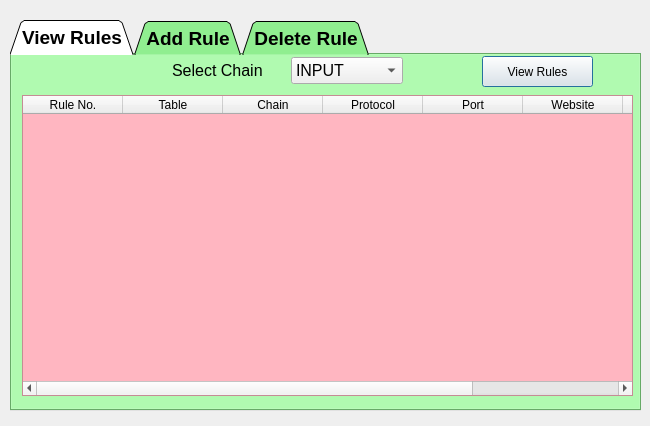
<?xml version="1.0" encoding="UTF-8"?>
<ui version="4.0">
 <class>Dialog</class>
 <widget class="QDialog" name="Dialog">
  <property name="geometry">
   <rect>
    <x>0</x>
    <y>0</y>
    <width>650</width>
    <height>426</height>
   </rect>
  </property>
  <property name="windowTitle">
   <string>Dialog</string>
  </property>
  <widget class="QTabWidget" name="tabWidget_rules">
   <property name="geometry">
    <rect>
     <x>10</x>
     <y>20</y>
     <width>631</width>
     <height>391</height>
    </rect>
   </property>
   <property name="sizePolicy">
    <sizepolicy hsizetype="Expanding" vsizetype="Expanding">
     <horstretch>0</horstretch>
     <verstretch>20</verstretch>
    </sizepolicy>
   </property>
   <property name="font">
    <font>
     <pointsize>14</pointsize>
     <bold>true</bold>
    </font>
   </property>
   <property name="styleSheet">
    <string notr="true">QTabWidget{
	background-color:rgb(144, 238, 144)
}</string>
   </property>
   <property name="tabPosition">
    <enum>QTabWidget::North</enum>
   </property>
   <property name="tabShape">
    <enum>QTabWidget::Triangular</enum>
   </property>
   <property name="currentIndex">
    <number>0</number>
   </property>
   <widget class="QWidget" name="tab_view_rules">
    <attribute name="title">
     <string>View Rules</string>
    </attribute>
    <widget class="QTableWidget" name="tableWidget_view_rules">
     <property name="geometry">
      <rect>
       <x>10</x>
       <y>40</y>
       <width>611</width>
       <height>301</height>
      </rect>
     </property>
     <property name="font">
      <font>
       <pointsize>12</pointsize>
       <bold>false</bold>
      </font>
     </property>
     <property name="cursor" stdset="0">
      <cursorShape>PointingHandCursor</cursorShape>
     </property>
     <property name="styleSheet">
      <string notr="true">QTableWidget{
	background-color:rgb(255, 182, 193)

}</string>
     </property>
     <column>
      <property name="text">
       <string>Rule No.</string>
      </property>
     </column>
     <column>
      <property name="text">
       <string>Table</string>
      </property>
     </column>
     <column>
      <property name="text">
       <string>Chain</string>
      </property>
     </column>
     <column>
      <property name="text">
       <string>Protocol</string>
      </property>
     </column>
     <column>
      <property name="text">
       <string>Port</string>
      </property>
     </column>
     <column>
      <property name="text">
       <string>Website</string>
      </property>
     </column>
     <column>
      <property name="text">
       <string>IP Adress</string>
      </property>
     </column>
     <column>
      <property name="text">
       <string>Action</string>
      </property>
     </column>
    </widget>
    <widget class="QWidget" name="layoutWidget">
     <property name="geometry">
      <rect>
       <x>160</x>
       <y>0</y>
       <width>231</width>
       <height>31</height>
      </rect>
     </property>
     <layout class="QHBoxLayout" name="horizontalLayout_8">
      <item>
       <widget class="QLabel" name="label_select_chain_view_rule">
        <property name="font">
         <font>
          <pointsize>12</pointsize>
         </font>
        </property>
        <property name="text">
         <string>Select Chain</string>
        </property>
       </widget>
      </item>
      <item>
       <widget class="QComboBox" name="comboBox_view_rule_chain">
        <property name="font">
         <font>
          <pointsize>12</pointsize>
         </font>
        </property>
        <item>
         <property name="text">
          <string>INPUT</string>
         </property>
        </item>
        <item>
         <property name="text">
          <string>OUTPUT</string>
         </property>
        </item>
        <item>
         <property name="text">
          <string>FORWARD</string>
         </property>
        </item>
       </widget>
      </item>
     </layout>
    </widget>
    <widget class="QPushButton" name="pushButton_view_all_rules">
     <property name="geometry">
      <rect>
       <x>470</x>
       <y>1</y>
       <width>111</width>
       <height>31</height>
      </rect>
     </property>
     <property name="text">
      <string>View Rules</string>
     </property>
    </widget>
   </widget>
   <widget class="QWidget" name="tab_add_rule">
    <attribute name="title">
     <string>Add Rule</string>
    </attribute>
    <widget class="QWidget" name="layoutWidget">
     <property name="geometry">
      <rect>
       <x>290</x>
       <y>20</y>
       <width>320</width>
       <height>34</height>
      </rect>
     </property>
     <layout class="QHBoxLayout" name="horizontalLayout">
      <item>
       <widget class="QLabel" name="label_3">
        <property name="text">
         <string>Ip Address</string>
        </property>
       </widget>
      </item>
      <item>
       <widget class="QLineEdit" name="lineEdit_ipaddress">
        <property name="placeholderText">
         <string>Enter ip address</string>
        </property>
       </widget>
      </item>
     </layout>
    </widget>
    <widget class="QWidget" name="layoutWidget">
     <property name="geometry">
      <rect>
       <x>290</x>
       <y>80</y>
       <width>171</width>
       <height>34</height>
      </rect>
     </property>
     <layout class="QHBoxLayout" name="horizontalLayout_2">
      <item>
       <widget class="QLabel" name="label_4">
        <property name="text">
         <string>Port #</string>
        </property>
       </widget>
      </item>
      <item>
       <widget class="QLineEdit" name="lineEdit_port">
        <property name="placeholderText">
         <string>Enter Port Number</string>
        </property>
       </widget>
      </item>
     </layout>
    </widget>
    <widget class="QWidget" name="layoutWidget">
     <property name="geometry">
      <rect>
       <x>290</x>
       <y>130</y>
       <width>231</width>
       <height>34</height>
      </rect>
     </property>
     <layout class="QHBoxLayout" name="horizontalLayout_3">
      <item>
       <widget class="QLabel" name="label_6">
        <property name="text">
         <string>Action</string>
        </property>
       </widget>
      </item>
      <item>
       <widget class="QComboBox" name="comboBox_action_type">
        <item>
         <property name="text">
          <string>ACCEPT</string>
         </property>
        </item>
        <item>
         <property name="text">
          <string>DROP</string>
         </property>
        </item>
       </widget>
      </item>
     </layout>
    </widget>
    <widget class="QWidget" name="layoutWidget">
     <property name="geometry">
      <rect>
       <x>10</x>
       <y>190</y>
       <width>591</width>
       <height>151</height>
      </rect>
     </property>
     <layout class="QVBoxLayout" name="verticalLayout_4">
      <item>
       <layout class="QVBoxLayout" name="verticalLayout_3">
        <item>
         <layout class="QHBoxLayout" name="horizontalLayout_4">
          <item>
           <widget class="QLabel" name="label_7">
            <property name="text">
             <string>Website Adress</string>
            </property>
           </widget>
          </item>
          <item>
           <widget class="QLineEdit" name="lineEdit_webAddress">
            <property name="font">
             <font>
              <pointsize>12</pointsize>
              <bold>true</bold>
             </font>
            </property>
            <property name="placeholderText">
             <string>Enter website address </string>
            </property>
           </widget>
          </item>
         </layout>
        </item>
        <item>
         <widget class="QPushButton" name="pushButton_add_rule">
          <property name="enabled">
           <bool>true</bool>
          </property>
          <property name="sizePolicy">
           <sizepolicy hsizetype="Preferred" vsizetype="Fixed">
            <horstretch>0</horstretch>
            <verstretch>0</verstretch>
           </sizepolicy>
          </property>
          <property name="maximumSize">
           <size>
            <width>145</width>
            <height>16777215</height>
           </size>
          </property>
          <property name="cursor">
           <cursorShape>PointingHandCursor</cursorShape>
          </property>
          <property name="styleSheet">
           <string notr="true">QPushButton{
	background-color:rgb(218, 218, 218)
	
}</string>
          </property>
          <property name="text">
           <string>Add Rule</string>
          </property>
          <property name="autoDefault">
           <bool>false</bool>
          </property>
          <property name="default">
           <bool>true</bool>
          </property>
         </widget>
        </item>
       </layout>
      </item>
      <item>
       <widget class="QLabel" name="label_add_rule_msg">
        <property name="font">
         <font>
          <pointsize>12</pointsize>
          <bold>true</bold>
         </font>
        </property>
        <property name="text">
         <string>Message:</string>
        </property>
       </widget>
      </item>
     </layout>
    </widget>
    <widget class="QWidget" name="layoutWidget">
     <property name="geometry">
      <rect>
       <x>20</x>
       <y>70</y>
       <width>211</width>
       <height>31</height>
      </rect>
     </property>
     <layout class="QHBoxLayout" name="horizontalLayout_6">
      <item>
       <widget class="QLabel" name="label_2">
        <property name="text">
         <string>Select Chain</string>
        </property>
       </widget>
      </item>
      <item>
       <widget class="QComboBox" name="comboBox_chain">
        <item>
         <property name="text">
          <string>INPUT</string>
         </property>
        </item>
        <item>
         <property name="text">
          <string>OUTPUT</string>
         </property>
        </item>
        <item>
         <property name="text">
          <string>FORWARD</string>
         </property>
        </item>
        <item>
         <property name="text">
          <string>PREROUTE</string>
         </property>
        </item>
        <item>
         <property name="text">
          <string>POSTROUTE</string>
         </property>
        </item>
       </widget>
      </item>
     </layout>
    </widget>
    <widget class="QWidget" name="layoutWidget">
     <property name="geometry">
      <rect>
       <x>20</x>
       <y>13</y>
       <width>211</width>
       <height>31</height>
      </rect>
     </property>
     <layout class="QHBoxLayout" name="horizontalLayout_5">
      <item>
       <widget class="QLabel" name="label">
        <property name="text">
         <string>Select Table</string>
        </property>
       </widget>
      </item>
      <item>
       <widget class="QComboBox" name="comboBox_table">
        <item>
         <property name="text">
          <string>FILTER</string>
         </property>
        </item>
        <item>
         <property name="text">
          <string>NAT</string>
         </property>
        </item>
        <item>
         <property name="text">
          <string>MANGLE</string>
         </property>
        </item>
        <item>
         <property name="text">
          <string>RAW</string>
         </property>
        </item>
       </widget>
      </item>
     </layout>
    </widget>
    <widget class="QWidget" name="layoutWidget">
     <property name="geometry">
      <rect>
       <x>20</x>
       <y>130</y>
       <width>211</width>
       <height>31</height>
      </rect>
     </property>
     <layout class="QHBoxLayout" name="horizontalLayout_7">
      <item>
       <widget class="QLabel" name="label_5">
        <property name="text">
         <string>Traffic Type</string>
        </property>
       </widget>
      </item>
      <item>
       <widget class="QComboBox" name="comboBox_traffic_type">
        <item>
         <property name="text">
          <string>TCP</string>
         </property>
        </item>
        <item>
         <property name="text">
          <string>ICMP</string>
         </property>
        </item>
        <item>
         <property name="text">
          <string>UDP</string>
         </property>
        </item>
       </widget>
      </item>
     </layout>
    </widget>
   </widget>
   <widget class="QWidget" name="tab_delete_rule">
    <attribute name="title">
     <string>Delete Rule</string>
    </attribute>
    <widget class="QLabel" name="label_delete_rule_msg">
     <property name="geometry">
      <rect>
       <x>30</x>
       <y>270</y>
       <width>511</width>
       <height>31</height>
      </rect>
     </property>
     <property name="font">
      <font>
       <pointsize>12</pointsize>
      </font>
     </property>
     <property name="text">
      <string>Message:</string>
     </property>
    </widget>
    <widget class="QWidget" name="layoutWidget">
     <property name="geometry">
      <rect>
       <x>160</x>
       <y>40</y>
       <width>311</width>
       <height>211</height>
      </rect>
     </property>
     <layout class="QVBoxLayout" name="verticalLayout">
      <item>
       <layout class="QHBoxLayout" name="horizontalLayout_9">
        <item>
         <widget class="QLabel" name="label_9">
          <property name="font">
           <font>
            <pointsize>14</pointsize>
           </font>
          </property>
          <property name="text">
           <string>Select Chain</string>
          </property>
         </widget>
        </item>
        <item>
         <widget class="QComboBox" name="comboBox_delete_rule_chain">
          <property name="font">
           <font>
            <pointsize>12</pointsize>
           </font>
          </property>
          <item>
           <property name="text">
            <string>INPUT</string>
           </property>
          </item>
          <item>
           <property name="text">
            <string>OUTPUT</string>
           </property>
          </item>
          <item>
           <property name="text">
            <string>FORWARD</string>
           </property>
          </item>
         </widget>
        </item>
       </layout>
      </item>
      <item>
       <layout class="QHBoxLayout" name="horizontalLayout_10">
        <item>
         <widget class="QLabel" name="label_enter_rule_number">
          <property name="font">
           <font>
            <pointsize>14</pointsize>
           </font>
          </property>
          <property name="text">
           <string>Enter Rule Number</string>
          </property>
         </widget>
        </item>
        <item>
         <widget class="QLineEdit" name="lineEdit_del_rule_no">
          <property name="maximumSize">
           <size>
            <width>80</width>
            <height>40</height>
           </size>
          </property>
          <property name="font">
           <font>
            <pointsize>14</pointsize>
           </font>
          </property>
          <property name="placeholderText">
           <string>47</string>
          </property>
         </widget>
        </item>
       </layout>
      </item>
      <item>
       <widget class="QPushButton" name="pushButton_delete_rule">
        <property name="font">
         <font>
          <pointsize>12</pointsize>
         </font>
        </property>
        <property name="styleSheet">
         <string notr="true">QPushButton{
	background-color:rgb(250,0,0)

}</string>
        </property>
        <property name="text">
         <string>Delete Rule</string>
        </property>
       </widget>
      </item>
     </layout>
    </widget>
   </widget>
  </widget>
 </widget>
 <resources/>
 <connections/>
</ui>
